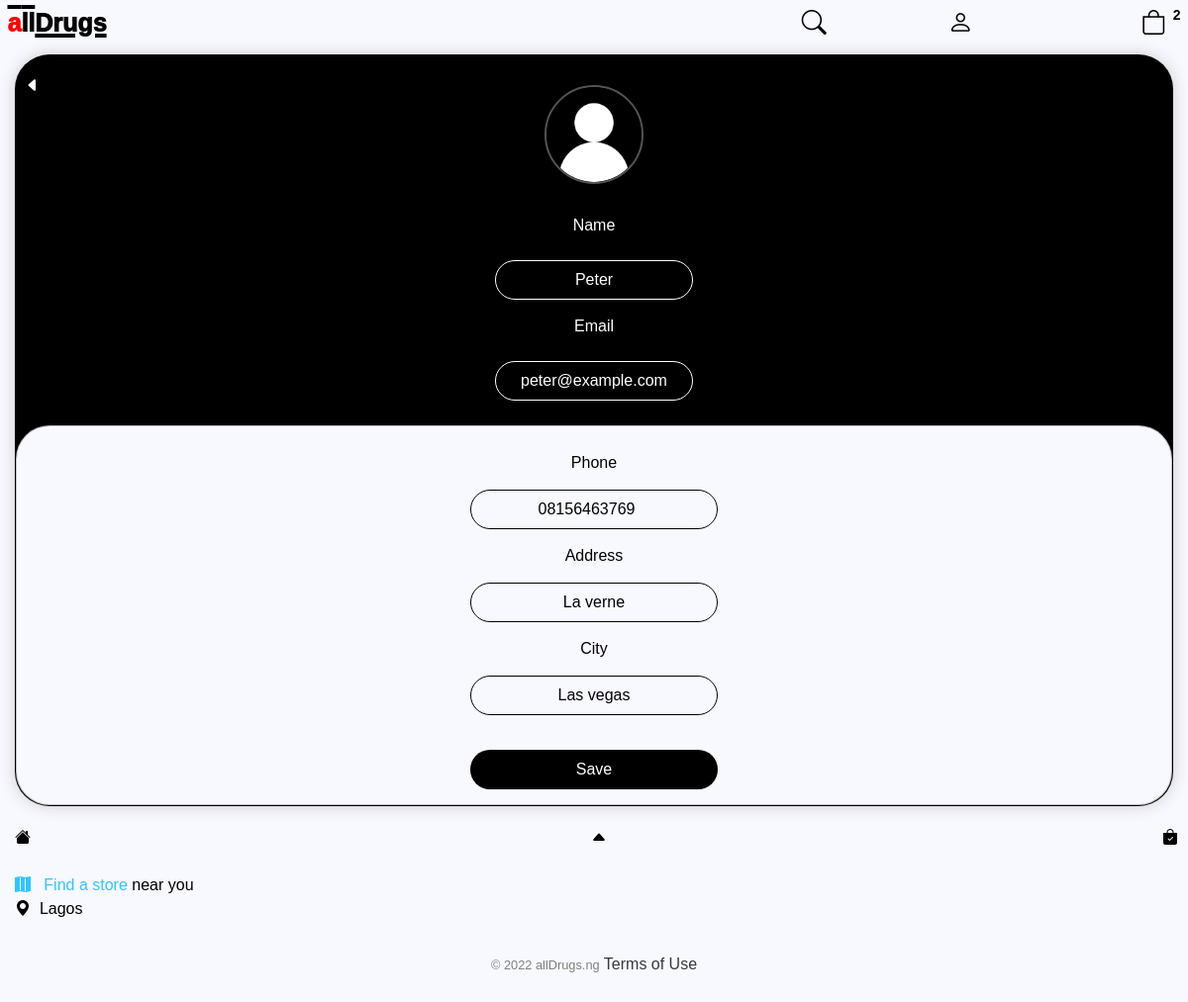
/edit_account/1 (signed in), run on the app's committed database.
### store/models.py (models this page shows, shortened)
class Customer(models.Model):
    user = models.OneToOneField(User, on_delete=models.CASCADE, null=True, blank=True)
    name = models.CharField(max_length=200, null=True)
    phone = PhoneField(blank=True, help_text='Contact phone number')
    email = models.CharField(max_length=200, null=True)
    image = models.ImageField(null=True, blank=True, default='user.png', upload_to='uploads/')
    color = ColorField(default='#FF0000',format="hexa", image_field="image")
    @property
    def imageURL(self):
        try:
            url = self.image.url
        except:
            url=''
        return url

class ShippingAddress(models.Model):
    customer = models.ForeignKey(Customer, on_delete=models.SET_NULL, null=True, blank=True)
    order = models.ForeignKey(Order, on_delete=models.SET_NULL, null=True, blank=True)
    address = models.CharField (max_length=200, null=False,default="nigeria")
    city = models.CharField (max_length=200, null=False)
    state = models.CharField (max_length=200, null=False)
    zipcode = models.CharField (max_length=200, null=False)
    date_added = models.DateTimeField(auto_now_add=True)

### store/views.py (the view)
def edit_account(request,pk):
	data = cartData(request)
	cartItems = data['cartItems']
	order = data['order']
	items = data['items']
	user = request.user.customer
	pk = user.id
	try:
	    ship = ShippingAddress.objects.get(customer= user, order = order)
	except ShippingAddress.DoesNotExist:
	    ship = None
	context = {'items':items, 'user':user, 'order':order, 'cartItems':cartItems, 'ship':ship }
	return render(request,'store/edit_account.html',context)

### store/models.py (called while the page is built)
    @property
    def get_cart_items(self):
        orderitems = self.orderitem_set.all()
        total = sum([item.quantity for item in orderitems])
        return total

### store/utils.py (called while the page is built)
def cartData(request):
	if request.user.is_authenticated:
		customer = request.user.customer
		order, created = Order.objects.get_or_create(customer=customer, complete=False)
		items = order.orderitem_set.all()
		cartItems = order.get_cart_items
	else:
		cookieData = cookieCart(request)
		cartItems = cookieData['cartItems']
		order = cookieData['order']
		items = cookieData['items']
	return {'cartItems':cartItems ,'order':order, 'items':items}

### store/templates/store/edit_account.html (shortened to what this page needs)
{% extends "store/main.html" %}
{% load static %}
{% block content %}
<div class="row">
    <div class="col-lg-12 text-center">
        <div id="profile" class="box-element"style="">
            <form class="" method="POST" action="{% url 'update_account' user.id %}">
                <input type="image" name="image" value="{{user.image}}" disabled
                style="width:100px; length:100px;border:2px solid;border-radius:50%; margin:15px" src="{{user.imageURL}}" />
                <div class="back" style="
                    position: absolute;
                    left: 25px;
                    top:20px;">
                    <a href="{% url 'account' %}">
                        <i style="color:white;"class="bi bi-caret-left-fill"></i>
                    </a>
                </div>
                <div class="edit-header">
                    <section>
                        <label style="color:white">Name</label>
                        <input type="text" name="name"
                        value="{{user.name}}" />
                    </section>
                    <section>
                        <label style="color:white">Email</label>
                        <input type="email" name="email"
                        value="{{user.email}}" />
                    </section>
                </div>
                <div style="padding:15px;margin: 25px 0px 0px 0px;box-shadow:none;border-radius:34px;"id="" class="box-element edit">
                    <div style="margin:10px"class="contact text-center">
                        <div style="display:flex; justify-content:space-between; flex-direction:column;" class="phone">
                            <section style="flex:50%">
                                Phone
                            </section>
                            <section style="flex:50%">
                                <input type="number" name="phone" value="{{user.phone}}" />
                            </section>
                        </div>
                        <div style="display:flex ;justify-content:space-between; flex-direction:column;" class="address">
                            <section style="flex:50%">
                                Address
                            </section>
                            <section style="flex:50%">
                                <input type="text" name="address" value="{{ship.address}}" />
                            </section>
                        </div>
                        <div style="display:flex justify-content:space-between; flex-direction:column;" class="city">
                            <section style="flex:50%">
                                City
                            </section>
                            <section style="flex:50%">
                                <input type="text" name="city" value="{{ship.city}}" />
                            </section>
                        </div>
                    </div>
                    <div style="display:flex; justify-content: center; ">
                        <input style="margin:20px 5px 0px 5px;border:none; border-radius:30px;padding:8px;background-color:black;color:white" class=" profile-btn-a" type="submit" value="Save" />
                    </div>
                </div>
            </form>
        </div>
    </div>
</div>
{% endblock content %}

### static/css/main.css (style rules this page uses)
body { background-color: #f8f8ff!important; font-weight: 400; font-family:'Choco cooky',reross-quadratic, sans-serif; color: #000; font-style: normal; padding:0px; margin:0px; overflow: scroll; }
.box-element { box-shadow: hsl(0, 0%, 80%) 0 0 16px; background-color: #f8f8ff; border: .2px solid rgba(0,0,0,0.25); padding: 10px; width:100%; }
.col-lg-4, .col-lg-6, .col-lg-8, .col-lg-12 { margin-top: 10px; }
.back a { color:#000; }
#profile { background:#000; padding:15px 0px 0px 0px; border-radius: 35px; }
.profile-btn-b, .profile-btn-a { background: #000; color: white; }
.edit input { border:0; background: none; display: block; margin: 15px auto; text-align: center; border: 1.5px solid #000; padding: 7px 7px; width: 250px; outline: none; color: #000; border-radius: 22px; transition: 0.25s; }
.edit-header input { border:0; background: none; display: block; margin: 15px auto; text-align: center; border: 1.5px solid #fff; padding: 7px 7px; width: 200px; outline: none; color: #fff; border-radius: 22px; transition: 0.25s; }
.row { width:100%; margin:0px; padding: 0px; }

### static/css/main_dark.css (style rules this page uses)
body { background-color: rgb(37,37,37,1)!important; font-weight: 400; font-family: 'Choco cooky',reross-quadratic, sans-serif; color: white; font-style: normal; margin:0px; padding:0px; }
.box-element { box-shadow: hsl(0, 0%, 20%) 0 0 16px; background-color: #070700; border-radius: 20px; padding: 10px; }
.col-lg-4, .col-lg-6, .col-lg-8, .col-lg-12 { margin-top: 10px; }
.back a { color:white; }
#profile { background:#f8f8ff; padding:15px 0px 0px 0px; border-radius: 35px; }
.profile-btn-b, .profile-btn-a { background: #f8f8ff; color: #070606; }
.row { width:100%; margin:0px; padding: 0px; }

### data on the page
Customer: name "Peter", email "peter@example.com", phone "08156463769"
ShippingAddress: address "La verne", city "Las vegas"

### other printed values
{{ cartItems }} "2"
